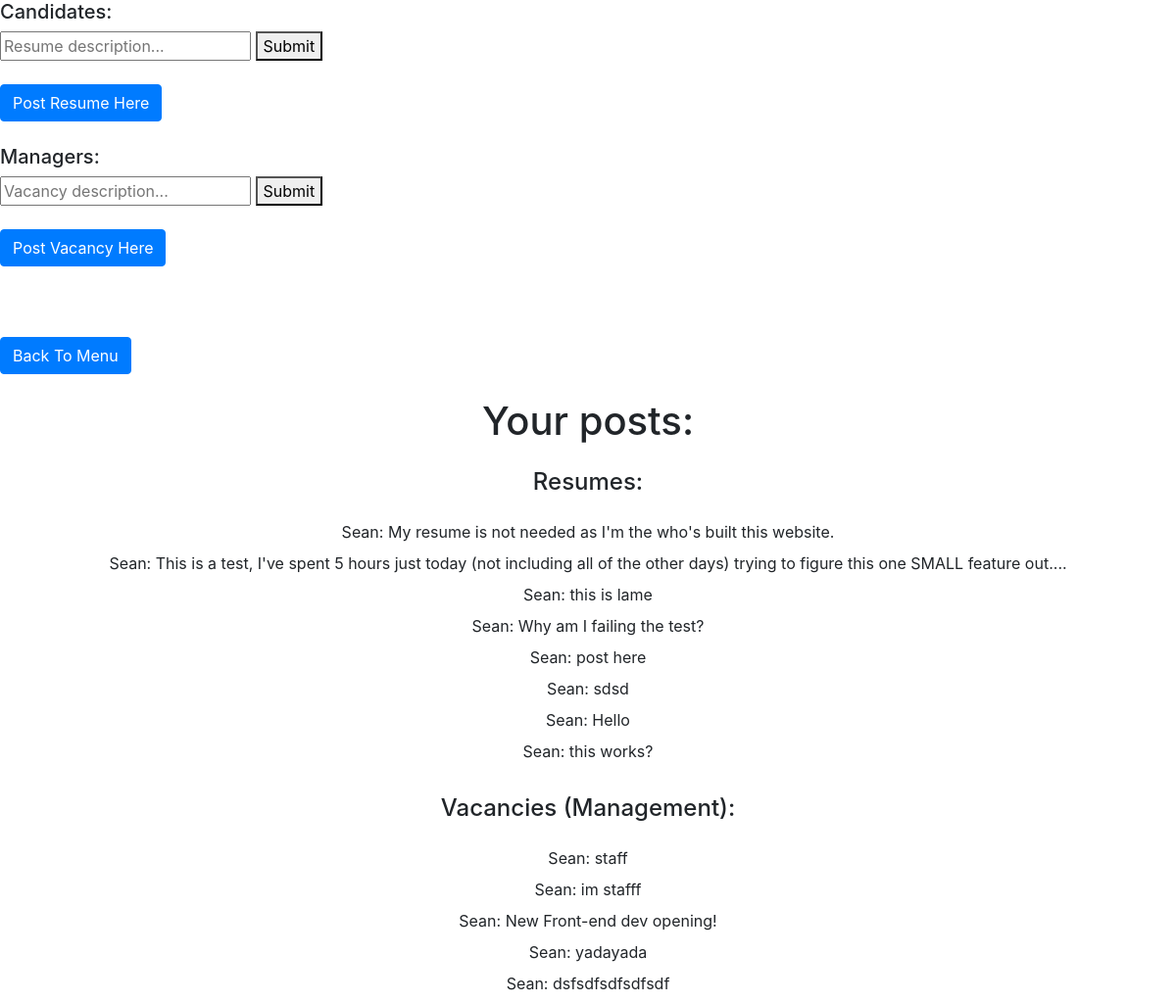
Screenshot of /home/ (signed in) with the database file from the repository.
### resume/models.py (models this page shows)
class Resume(models.Model):
    description = CharField(max_length=1024)
    author = ForeignKey(settings.AUTH_USER_MODEL, on_delete=models.CASCADE)
    def __str__(self):
        return self.description

### vacancy/models.py (models this page shows)
class Vacancy(models.Model):
    description = CharField(max_length=1024)
    author = ForeignKey(settings.AUTH_USER_MODEL, on_delete=models.CASCADE)
    def __str__(self):
        return self.description

### profile_page/views.py (the view)
# urls.py: path('', views.get_profile, name='profile_page'),
def get_profile(request, *args, **kwargs):
    current_author_id = request.user.id
    resume_lst = Resume.objects.filter(author=current_author_id)
    vacancy_lst = Vacancy.objects.filter(author=current_author_id)
    context = {
        "resume_lst": resume_lst,
        "vacancy_lst": vacancy_lst,
    }
    return render(request, "profile_page/profile_page.html", context)

### templates/profile_page/profile_page.html (shortened to what this page needs)
<!DOCTYPE html>
<html>
<head>
    <link rel="stylesheet" href="https://stackpath.bootstrapcdn.com/bootstrap/4.5.0/css/bootstrap.min.css">
</head>
<body>
<h5>Candidates:</h5>
<form action="{% url 'resume_paths:create_resume' %}" method="POST">{% csrf_token %}
    <input type="text" name="resume_description" maxlength="1024" placeholder="Resume description...">
    <button type="submit">Submit</button>
</form>
<br><a class="btn btn-primary" href="/resume/new">Post Resume Here</a>
<br>
<br>
<h5>Managers:</h5>
<form action="{% url 'vacancy_paths:create_vacancy' %}" method="POST">{% csrf_token %}
    <input type="text" name="vacancy_description" maxlength="1024" placeholder="Vacancy description...">
    <button type="submit">Submit</button>
</form>
<br><a class="btn btn-primary" href="/vacancy/new">Post Vacancy Here</a>
<br>
<br>
<br>
<br><a class="btn btn-primary" href="/">Back To Menu</a>
<br><br>
<h1 class="mb-4 text-center">Your posts: </h1>
<h4 class="mb-4 text-center">Resumes:</h4>
{% for resume in resume_lst %}
    <p class="mb-2 text-center">{{ resume.author }}: {{ resume }}</p>
{% endfor %}
<br><h4 class="mb-4 text-center">Vacancies (Management):</h4>
{% for vacancy in vacancy_lst %}
    <p class="mb-2 text-center">{{ vacancy.author }}: {{ vacancy }}</p>
{% endfor %}
</body>
</html>

### rows the page displays
Resume: author "Sean", description "My resume is not needed as I'm the who's built this website."
Resume: author "Sean", description "This is a test, I've spent 5 hours just today (not including all of the other days) trying to figure this one SMALL feature out...."
Resume: author "Sean", description "this is lame"
Resume: author "Sean", description "Why am I failing the test?"
Resume: author "Sean", description "post here"
Resume: author "Sean", description "sdsd"
Resume: author "Sean", description "Hello"
Resume: author "Sean", description "this works?"
Vacancy: author "Sean", description "staff"
Vacancy: author "Sean", description "im stafff"
Vacancy: author "Sean", description "New Front-end dev opening!"
Vacancy: author "Sean", description "yadayada"
Vacancy: author "Sean", description "dsfsdfsdfsdfsdf"
